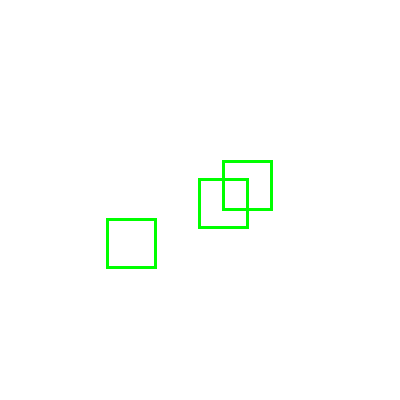
Frame 1 (no input)
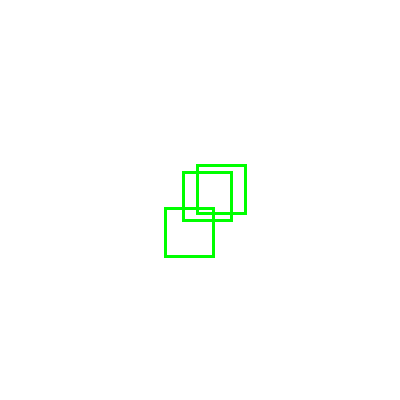
Frame 60 (the mouse pressed at the canvas centre just before this capture)
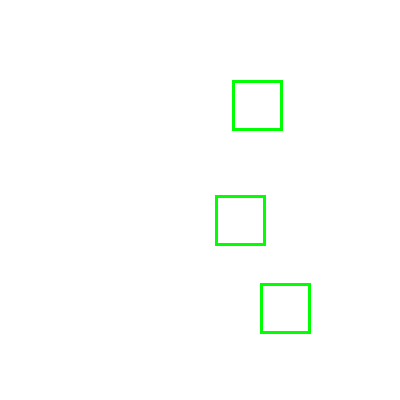
Frame 120 (the mouse held since frame 60 and released just before this capture)

The Processing sketch that drew these frames (run headless with seeded random() and noise(); from frame 60 on, the mouse is pressed at the canvas centre):

// Processing sketch: aula14_grupo01_exer03
// ── aula14_grupo01_exer03.pde
// The Nature of Code, exercicio 0.6
Walker walker, maria, manel;
void setup() {
  size(400,400); 
  walker = new Walker();
  maria = new Walker();
  manel = new Walker();
}
void draw() {
  background(255);
  manel.step();
  manel.show();
  
  maria.step();
  maria.show();
  
  walker.step();
  walker.show();
}

class Walker {
  float tx, ty;
  float x, y;

  Walker() {
    this.tx = random(0,400);
    this.ty = random(0,400);
  }

  void step() {
    // x- and y-position mapped from noise
    this.x = map(noise(this.tx), 0, 1, 0, width);
    this.y = map(noise(this.ty), 0, 1, 0, height);

    // Move forward through time.
    this.tx += 0.01;
    this.ty += 0.01;
  }

  void show() {
    strokeWeight(3);
    noFill();
    stroke(0,255,0);
    rect(this.x, this.y, 48,48);
  }
}
